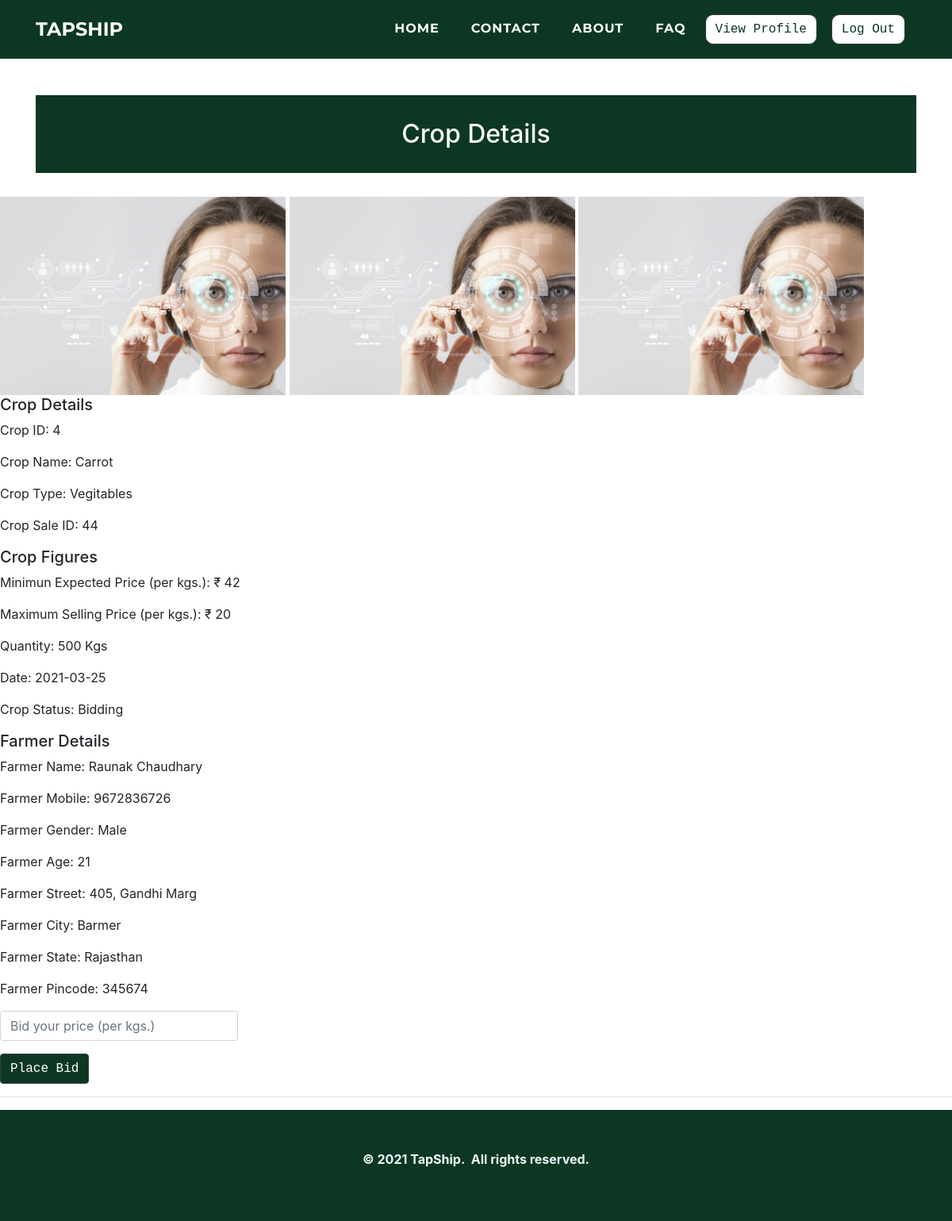
Page /customers/viewcrop.php?cr_id=44 (signed in) on the committed database.
### tables this page shows
CREATE TABLE `cropsale` (
  `cr_id` int(11) NOT NULL,
  `cr_f_mobile` varchar(10) NOT NULL,
  `cr_cro_id` int(11) NOT NULL,
  `cr_quantity` varchar(10) NOT NULL,
  `cr_img1` varchar(500) NOT NULL,
  `cr_img2` varchar(500) NOT NULL,
  `cr_img3` varchar(500) NOT NULL,
  `cr_mep` varchar(10) NOT NULL,
  `cr_date` date NOT NULL,
  `cr_status` varchar(10) NOT NULL
);

CREATE TABLE `cropdetails` (
  `cro_id` int(11) NOT NULL,
  `cro_name` varchar(50) NOT NULL,
  `cro_type` varchar(25) NOT NULL,
  `cro_msp` float NOT NULL
);

CREATE TABLE `farmer` (
  `f_id` int(11) NOT NULL,
  `f_name` varchar(50) NOT NULL,
  `f_mobile` varchar(25) NOT NULL,
  `f_gender` varchar(25) NOT NULL,
  `f_age` varchar(10) NOT NULL,
  `f_street` varchar(50) NOT NULL,
  `f_city` varchar(25) NOT NULL,
  `f_state` varchar(25) NOT NULL,
  `f_pincode` varchar(10) NOT NULL,
  `f_aadhar` varchar(25) NOT NULL,
  `f_aadharpdf` varchar(500) NOT NULL,
  `f_pan` varchar(25) NOT NULL,
  `f_panpdf` varchar(500) NOT NULL,
  `f_photo` varchar(500) NOT NULL,
  `f_password` varchar(25) NOT NULL,
  `f_approve` varchar(10) NOT NULL,
  `f_bankholder` varchar(100) NOT NULL,
  `f_bankaccount` varchar(100) NOT NULL,
  `f_bankifsc` varchar(100) NOT NULL,
  `f_bankname` varchar(200) NOT NULL,
  `f_bankbranch` varchar(100) NOT NULL,
  `f_bankpassbook` varchar(200) NOT NULL
);

### customers/viewcrop.php (the view, shortened to what this page needs)
<!doctype html>
        <html>
            <head>
				<link rel="stylesheet" href="../assets/bootstrap/css/bootstrap.min.css">
				<link rel="stylesheet" href="../assets/fonts/font-awesome.min.css">
				<link rel="stylesheet" href="../assets/fonts/ionicons.min.css">
				<link rel="stylesheet" href="../assets/css/Article-List.css">
				<link rel="stylesheet" href="../assets/css/Footer-Dark.css">
				<link rel="stylesheet" href="../assets/css/Highlight-Blue.css">
				<link rel="stylesheet" href="https://cdnjs.cloudflare.com/ajax/libs/animate.css/3.5.2/animate.min.css">
				<link rel="stylesheet" href="https://cdnjs.cloudflare.com/ajax/libs/aos/2.2.0/aos.css">
				<link rel="stylesheet" href="../assets/css/Login-Form-Clean.css">
				<link rel="stylesheet" href="../assets/css/table-style.css">
                <link rel="stylesheet" href="../assets/css/profile.css">
                <link href='https://maxcdn.bootstrapcdn.com/bootstrap/4.0.0/css/bootstrap.min.css' rel='stylesheet'>
                <link href='https://cdnjs.cloudflare.com/ajax/libs/MaterialDesign-Webfont/3.6.95/css/materialdesignicons.css' rel='stylesheet'>
            </head>
        <body oncontextmenu='return false' class='snippet-body'>
        <div class="page-content page-container" id="page-content">
		<nav class="navbar navbar-light navbar-expand-lg fixed-top text-uppercase" id="mainNav" style="background: #0c3823;">
        <div class="container">
            <a class="navbar-brand js-scroll-trigger" data-bs-hover-animate="pulse" href="../index.php" style="font-family: Montserrat, sans-serif;">TAPSHIP</a>
            <div class="collapse navbar-collapse"
                id="navbarResponsive">
                <ul class="nav navbar-nav ml-auto">
                    <li class="nav-item mx-0 mx-lg-1"><a class="nav-link py-3 px-0 px-lg-3 rounded js-scroll-trigger" data-bs-hover-animate="pulse" href="../index.php" style="filter: contrast(100%) grayscale(0%) hue-rotate(0deg) invert(0%) sepia(0%);">HOME</a></li>
                    <li class="nav-item mx-0 mx-lg-1"><a class="nav-link py-3 px-0 px-lg-3 rounded js-scroll-trigger" data-bs-hover-animate="pulse" href="../contact.php">CONTACT</a></li>
                    <li class="nav-item mx-0 mx-lg-1"><a class="nav-link py-3 px-0 px-lg-3 rounded js-scroll-trigger" data-bs-hover-animate="pulse" href="../about.php">ABOUT</a></li>
                    <li class="nav-item mx-0 mx-lg-1"><a class="nav-link py-3 px-0 px-lg-3 rounded js-scroll-trigger" data-bs-hover-animate="pulse" href="../faq.php">FAQ</a></li>
                    <li class="nav-item mx-0 mx-lg-1"><a href="../customers/profile.php"><button class="btn btn-dark text-monospace" data-bs-hover-animate="pulse" type="button" style="margin: 10px;background: rgb(255,255,255);color: #0c3823;margin-left: 0;border-radius: 10px;">View Profile</button></a></li>
                    <li class="nav-item mx-0 mx-lg-1"><a href="../farmer/logout-script.php"><button  class="btn btn-dark text-monospace" data-bs-hover-animate="pulse" type="button" style="margin: 10px;background: rgb(255,255,255);color: #0c3823;margin-left: 0;border-radius: 10px;">Log Out</button></a></li>
                </ul>
            </div>
        </div>
    </nav>
    <div class="features-boxed">
        <div class="container" style="background: #ffffff;">
            <div class="intro" style="background: #0c3823;margin-top: 120px;margin-bottom: 30px;">
                <h2 class="text-center" data-aos="fade" style="color: rgb(255,255,255);padding: 30px;margin-bottom: 0px;">Crop Details</h2>
            </div>
        </div>
    </div>
	<?php
$con=mysqli_connect("localhost","root","","tapship");
    $cr_id = $_GET['cr_id'];
    $query = "SELECT CD.cro_id, CD.cro_name, CD.cro_type, CD.cro_msp, CS.cr_id, CS.cr_f_mobile, CS.cr_cro_id, CS.cr_quantity, CS.cr_mep, CS.cr_date, CS.cr_status, CS.cr_img1, CS.cr_img2, CS.cr_img3, f.f_name, f.f_mobile, f.f_gender, f.f_age, f.f_street, f.f_city, f.f_state, f.f_pincode
    FROM cropdetails CD, cropsale CS, farmer f where CD.cro_id=CS.cr_cro_id AND f.f_mobile=CS.cr_f_mobile AND CS.cr_id = $cr_id
    ORDER BY CS.cr_id DESC";
   $result = mysqli_query($con,$query);
   while( $res=mysqli_fetch_assoc($result))
   {
       $cro_id =  $res['cro_id'];
       $cro_name =  $res['cro_name'];
       $cro_type =  $res['cro_type'];
       $cro_msp =  $res['cro_msp'];
       $cr_id = $res['cr_id'];
       $cr_quantity = $res['cr_quantity'];
       $cr_mep = $res['cr_mep'];
       $cr_date = $res['cr_date'];
       $cr_status = $res['cr_status'];
       $cr_img1 = $res['cr_img1'];
       $cr_img2 = $res['cr_img2'];
       $cr_img3 = $res['cr_img3'];
       $f_name = $res['f_name'];
       $f_mobile =  $res['f_mobile'];
       $f_gender = $res['f_gender'];
       $f_age = $res['f_age'];
       $f_street = $res['f_street'];
       $f_city = $res['f_city'];
       $f_state = $res['f_state'];
       $f_pincode = $res['f_pincode'];
   }
?>
<img src="../farmers/<?php echo  $cr_img1;?>" width="30%">
<img src="../farmers/<?php echo  $cr_img2;?>" width="30%">
<img src="../farmers/<?php echo  $cr_img3;?>" width="30%">
<h5>Crop Details</h5>
<p>Crop ID: <?php echo $cro_id;?></P>
<p>Crop Name: <?php echo $cro_name;?></P>
<p>Crop Type: <?php echo $cro_type;?></P>
<p>Crop Sale ID: <?php echo $cr_id;?></P>
<h5>Crop Figures</h5>
<p>Minimun Expected Price (per kgs.): <?php echo '₹ ',$cr_mep;?></P>
<p>Maximum Selling Price (per kgs.): <?php echo '₹ ',$cro_msp;?></P>
<p>Quantity: <?php echo $cr_quantity,' Kgs';?></P>
<p>Date: <?php echo $cr_date;?></P>
<p>Crop Status: <?php if($cr_status=="0"){echo "Added";}else if($cr_status=="1"){echo "Bidding";}else if($cr_status=="2"){echo "Bid Accepted";}else if($cr_status=="3"){echo "Payment Pending";}else if($cr_status=="4"){echo "Transport Selection Pending";} else if($cr_status=="5"){echo "Transport Pending";} else if($cr_status=="6"){echo "Deal Over";}  ?></P>
<h5>Farmer Details</h5>
<p>Farmer Name: <?php echo $f_name;?></P>
<p>Farmer Mobile: <?php echo $f_mobile;?></P>
<p>Farmer Gender: <?php echo $f_gender;?></P>
<p>Farmer Age: <?php echo $f_age;?></P>
<p>Farmer Street: <?php echo $f_street;?></P>
<p>Farmer City: <?php echo $f_city;?></P>
<p>Farmer State: <?php echo $f_state;?></P>
<p>Farmer Pincode: <?php echo $f_pincode;?></P>
<?php
if($cr_status==0||1){
?>
    <form method="post" action="placebid.php?cr_id=<?php echo $cr_id; ?> " enctype="multipart/form-data">
        <div class="form-group"><input class="form-control" id="cropbid_bidprice" type="text" name="cropbid_bidprice" placeholder="Bid your price (per kgs.)" required="" autofocus="" style="width: 300px;"></div>
        <input name="submit" type="submit"class="btn btn-dark text-monospace  " style="background-color:#0c3823;"  value=" Place Bid">
        <hr>
    </form>
<?php
}
?>
<div class="footer-dark" style="background: rgb(12,56,35);">
        <footer>
            <div class="container">
                <p style="text-align: center;"><strong>© 2021 TapShip.&nbsp; All rights reserved.</strong><br></p>
            </div>
        </footer>
 </div>
  </body>
</html>

### assets/css/Footer-Dark.css (style rules this page uses)
.footer-dark { padding: 50px 0; bottom: 0; color: #f0f9ff; background-color: #282d32; }

### assets/css/table-style.css (style rules this page uses)
body { margin:0; font-family: sans-serif; }
* { box-sizing: border-box; }

### assets/css/profile.css (style rules this page uses)
body { background-color: #f9f9fa; }

### rows in the picture
cropsale: cr_img1 (picture), cr_img2 (picture), cr_img3 (picture), cr_cro.cro_id "4", cr_cro.cro_name "Carrot", cr_cro.cro_type "Vegitables", cr_id "44", cr_mep "42", cr_cro.cro_msp "20", cr_quantity "500", cr_date "2021-03-25", farmer.f_name "Raunak Chaudhary", farmer.f_mobile "9672836726", farmer.f_gender "Male", farmer.f_age "21", farmer.f_street "405, Gandhi Marg", farmer.f_city "Barmer", farmer.f_state "Rajasthan", farmer.f_pincode "345674"
